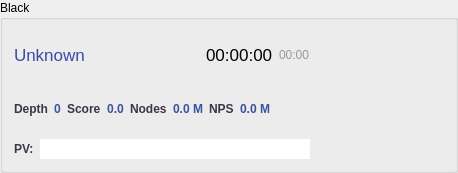
      <widget class="QGroupBox" name="blackGroup">
       <property name="title">
        <string>Black</string>
       </property>
       <layout class="QHBoxLayout" name="horizontalLayout_7">
        <item>
         <layout class="QVBoxLayout" name="verticalLayout_5">
          <item>
           <layout class="QHBoxLayout" name="horizontalLayout_2">
            <item>
             <widget class="QLabel" name="engineLabel_2">
              <property name="palette">
               <palette>
                <active>
                 <colorrole role="WindowText">
                  <brush brushstyle="SolidPattern">
                   <color alpha="255">
                    <red>58</red>
                    <green>74</green>
                    <blue>166</blue>
                   </color>
                  </brush>
                 </colorrole>
                </active>
                <inactive>
                 <colorrole role="WindowText">
                  <brush brushstyle="SolidPattern">
                   <color alpha="255">
                    <red>58</red>
                    <green>74</green>
                    <blue>166</blue>
                   </color>
                  </brush>
                 </colorrole>
                </inactive>
                <disabled>
                 <colorrole role="WindowText">
                  <brush brushstyle="SolidPattern">
                   <color alpha="255">
                    <red>120</red>
                    <green>120</green>
                    <blue>120</blue>
                   </color>
                  </brush>
                 </colorrole>
                </disabled>
               </palette>
              </property>
              <property name="font">
               <font>
                <pointsize>13</pointsize>
               </font>
              </property>
              <property name="text">
               <string>Unknown</string>
              </property>
             </widget>
            </item>
            <item>
             <spacer name="horizontalSpacer_2">
              <property name="orientation">
               <enum>Qt::Horizontal</enum>
              </property>
              <property name="sizeHint" stdset="0">
               <size>
                <width>40</width>
                <height>20</height>
               </size>
              </property>
             </spacer>
            </item>
            <item>
             <widget class="QLabel" name="remainingLabel_2">
              <property name="font">
               <font>
                <pointsize>13</pointsize>
               </font>
              </property>
              <property name="text">
               <string>00:00:00</string>
              </property>
             </widget>
            </item>
            <item>
             <widget class="QLabel" name="actualLabel_2">
              <property name="palette">
               <palette>
                <active>
                 <colorrole role="WindowText">
                  <brush brushstyle="SolidPattern">
                   <color alpha="255">
                    <red>153</red>
                    <green>153</green>
                    <blue>153</blue>
                   </color>
                  </brush>
                 </colorrole>
                </active>
                <inactive>
                 <colorrole role="WindowText">
                  <brush brushstyle="SolidPattern">
                   <color alpha="255">
                    <red>153</red>
                    <green>153</green>
                    <blue>153</blue>
                   </color>
                  </brush>
                 </colorrole>
                </inactive>
                <disabled>
                 <colorrole role="WindowText">
                  <brush brushstyle="SolidPattern">
                   <color alpha="255">
                    <red>120</red>
                    <green>120</green>
                    <blue>120</blue>
                   </color>
                  </brush>
                 </colorrole>
                </disabled>
               </palette>
              </property>
              <property name="text">
               <string>00:00</string>
              </property>
             </widget>
            </item>
           </layout>
          </item>
          <item>
           <layout class="QGridLayout" name="gridLayout_2">
            <item row="1" column="3">
             <widget class="QLabel" name="scoreLabel2">
              <property name="palette">
               <palette>
                <active>
                 <colorrole role="WindowText">
                  <brush brushstyle="SolidPattern">
                   <color alpha="255">
                    <red>59</red>
                    <green>82</green>
                    <blue>157</blue>
                   </color>
                  </brush>
                 </colorrole>
                </active>
                <inactive>
                 <colorrole role="WindowText">
                  <brush brushstyle="SolidPattern">
                   <color alpha="255">
                    <red>59</red>
                    <green>82</green>
                    <blue>157</blue>
                   </color>
                  </brush>
                 </colorrole>
                </inactive>
                <disabled>
                 <colorrole role="WindowText">
                  <brush brushstyle="SolidPattern">
                   <color alpha="255">
                    <red>120</red>
                    <green>120</green>
                    <blue>120</blue>
                   </color>
                  </brush>
                 </colorrole>
                </disabled>
               </palette>
              </property>
              <property name="font">
               <font>
                <pointsize>9</pointsize>
                <weight>75</weight>
                <bold>true</bold>
               </font>
              </property>
              <property name="text">
               <string>0.0</string>
              </property>
              <property name="alignment">
               <set>Qt::AlignCenter</set>
              </property>
             </widget>
            </item>
            <item row="1" column="7">
             <widget class="QLabel" name="npsLabel2">
              <property name="palette">
               <palette>
                <active>
                 <colorrole role="WindowText">
                  <brush brushstyle="SolidPattern">
                   <color alpha="255">
                    <red>59</red>
                    <green>82</green>
                    <blue>157</blue>
                   </color>
                  </brush>
                 </colorrole>
                </active>
                <inactive>
                 <colorrole role="WindowText">
                  <brush brushstyle="SolidPattern">
                   <color alpha="255">
                    <red>59</red>
                    <green>82</green>
                    <blue>157</blue>
                   </color>
                  </brush>
                 </colorrole>
                </inactive>
                <disabled>
                 <colorrole role="WindowText">
                  <brush brushstyle="SolidPattern">
                   <color alpha="255">
                    <red>120</red>
                    <green>120</green>
                    <blue>120</blue>
                   </color>
                  </brush>
                 </colorrole>
                </disabled>
               </palette>
              </property>
              <property name="font">
               <font>
                <pointsize>9</pointsize>
                <weight>75</weight>
                <bold>true</bold>
               </font>
              </property>
              <property name="text">
               <string>0.0 M</string>
              </property>
              <property name="alignment">
               <set>Qt::AlignCenter</set>
              </property>
             </widget>
            </item>
            <item row="1" column="5">
             <widget class="QLabel" name="nodesLabel2">
              <property name="palette">
               <palette>
                <active>
                 <colorrole role="WindowText">
                  <brush brushstyle="SolidPattern">
                   <color alpha="255">
                    <red>59</red>
                    <green>82</green>
                    <blue>157</blue>
                   </color>
                  </brush>
                 </colorrole>
                </active>
                <inactive>
                 <colorrole role="WindowText">
                  <brush brushstyle="SolidPattern">
                   <color alpha="255">
                    <red>59</red>
                    <green>82</green>
                    <blue>157</blue>
                   </color>
                  </brush>
                 </colorrole>
                </inactive>
                <disabled>
                 <colorrole role="WindowText">
                  <brush brushstyle="SolidPattern">
                   <color alpha="255">
                    <red>120</red>
                    <green>120</green>
                    <blue>120</blue>
                   </color>
                  </brush>
                 </colorrole>
                </disabled>
               </palette>
              </property>
              <property name="font">
               <font>
                <pointsize>9</pointsize>
                <weight>75</weight>
                <bold>true</bold>
               </font>
              </property>
              <property name="text">
               <string>0.0 M</string>
              </property>
              <property name="alignment">
               <set>Qt::AlignCenter</set>
              </property>
             </widget>
            </item>
            <item row="1" column="1">
             <widget class="QLabel" name="depthLabel2">
              <property name="palette">
               <palette>
                <active>
                 <colorrole role="WindowText">
                  <brush brushstyle="SolidPattern">
                   <color alpha="255">
                    <red>59</red>
                    <green>82</green>
                    <blue>157</blue>
                   </color>
                  </brush>
                 </colorrole>
                </active>
                <inactive>
                 <colorrole role="WindowText">
                  <brush brushstyle="SolidPattern">
                   <color alpha="255">
                    <red>59</red>
                    <green>82</green>
                    <blue>157</blue>
                   </color>
                  </brush>
                 </colorrole>
                </inactive>
                <disabled>
                 <colorrole role="WindowText">
                  <brush brushstyle="SolidPattern">
                   <color alpha="255">
                    <red>120</red>
                    <green>120</green>
                    <blue>120</blue>
                   </color>
                  </brush>
                 </colorrole>
                </disabled>
               </palette>
              </property>
              <property name="font">
               <font>
                <pointsize>9</pointsize>
                <weight>75</weight>
                <bold>true</bold>
               </font>
              </property>
              <property name="text">
               <string>0</string>
              </property>
              <property name="alignment">
               <set>Qt::AlignCenter</set>
              </property>
             </widget>
            </item>
            <item row="1" column="0">
             <widget class="QLabel" name="label_6">
              <property name="palette">
               <palette>
                <active>
                 <colorrole role="WindowText">
                  <brush brushstyle="SolidPattern">
                   <color alpha="255">
                    <red>59</red>
                    <green>54</green>
                    <blue>70</blue>
                   </color>
                  </brush>
                 </colorrole>
                </active>
                <inactive>
                 <colorrole role="WindowText">
                  <brush brushstyle="SolidPattern">
                   <color alpha="255">
                    <red>59</red>
                    <green>54</green>
                    <blue>70</blue>
                   </color>
                  </brush>
                 </colorrole>
                </inactive>
                <disabled>
                 <colorrole role="WindowText">
                  <brush brushstyle="SolidPattern">
                   <color alpha="255">
                    <red>120</red>
                    <green>120</green>
                    <blue>120</blue>
                   </color>
                  </brush>
                 </colorrole>
                </disabled>
               </palette>
              </property>
              <property name="font">
               <font>
                <pointsize>9</pointsize>
                <weight>75</weight>
                <bold>true</bold>
               </font>
              </property>
              <property name="text">
               <string>Depth</string>
              </property>
             </widget>
            </item>
            <item row="1" column="6">
             <widget class="QLabel" name="label_8">
              <property name="palette">
               <palette>
                <active>
                 <colorrole role="WindowText">
                  <brush brushstyle="SolidPattern">
                   <color alpha="255">
                    <red>59</red>
                    <green>54</green>
                    <blue>70</blue>
                   </color>
                  </brush>
                 </colorrole>
                </active>
                <inactive>
                 <colorrole role="WindowText">
                  <brush brushstyle="SolidPattern">
                   <color alpha="255">
                    <red>59</red>
                    <green>54</green>
                    <blue>70</blue>
                   </color>
                  </brush>
                 </colorrole>
                </inactive>
                <disabled>
                 <colorrole role="WindowText">
                  <brush brushstyle="SolidPattern">
                   <color alpha="255">
                    <red>120</red>
                    <green>120</green>
                    <blue>120</blue>
                   </color>
                  </brush>
                 </colorrole>
                </disabled>
               </palette>
              </property>
              <property name="font">
               <font>
                <pointsize>9</pointsize>
                <weight>75</weight>
                <bold>true</bold>
               </font>
              </property>
              <property name="text">
               <string>NPS</string>
              </property>
             </widget>
            </item>
            <item row="1" column="2">
             <widget class="QLabel" name="label_7">
              <property name="palette">
               <palette>
                <active>
                 <colorrole role="WindowText">
                  <brush brushstyle="SolidPattern">
                   <color alpha="255">
                    <red>59</red>
                    <green>54</green>
                    <blue>70</blue>
                   </color>
                  </brush>
                 </colorrole>
                </active>
                <inactive>
                 <colorrole role="WindowText">
                  <brush brushstyle="SolidPattern">
                   <color alpha="255">
                    <red>59</red>
                    <green>54</green>
                    <blue>70</blue>
                   </color>
                  </brush>
                 </colorrole>
                </inactive>
                <disabled>
                 <colorrole role="WindowText">
                  <brush brushstyle="SolidPattern">
                   <color alpha="255">
                    <red>120</red>
                    <green>120</green>
                    <blue>120</blue>
                   </color>
                  </brush>
                 </colorrole>
                </disabled>
               </palette>
              </property>
              <property name="font">
               <font>
                <pointsize>9</pointsize>
                <weight>75</weight>
                <bold>true</bold>
               </font>
              </property>
              <property name="text">
               <string>Score</string>
              </property>
             </widget>
            </item>
            <item row="1" column="4">
             <widget class="QLabel" name="label_9">
              <property name="palette">
               <palette>
                <active>
                 <colorrole role="WindowText">
                  <brush brushstyle="SolidPattern">
                   <color alpha="255">
                    <red>59</red>
                    <green>54</green>
                    <blue>70</blue>
                   </color>
                  </brush>
                 </colorrole>
                </active>
                <inactive>
                 <colorrole role="WindowText">
                  <brush brushstyle="SolidPattern">
                   <color alpha="255">
                    <red>59</red>
                    <green>54</green>
                    <blue>70</blue>
                   </color>
                  </brush>
                 </colorrole>
                </inactive>
                <disabled>
                 <colorrole role="WindowText">
                  <brush brushstyle="SolidPattern">
                   <color alpha="255">
                    <red>120</red>
                    <green>120</green>
                    <blue>120</blue>
                   </color>
                  </brush>
                 </colorrole>
                </disabled>
               </palette>
              </property>
              <property name="font">
               <font>
                <pointsize>9</pointsize>
                <weight>75</weight>
                <bold>true</bold>
               </font>
              </property>
              <property name="text">
               <string>Nodes</string>
              </property>
             </widget>
            </item>
            <item row="1" column="8">
             <spacer name="horizontalSpacer_4">
              <property name="orientation">
               <enum>Qt::Horizontal</enum>
              </property>
              <property name="sizeHint" stdset="0">
               <size>
                <width>40</width>
                <height>20</height>
               </size>
              </property>
             </spacer>
            </item>
           </layout>
          </item>
          <item>
           <layout class="QHBoxLayout" name="horizontalLayout_4">
            <item>
             <widget class="QLabel" name="label_10">
              <property name="palette">
               <palette>
                <active>
                 <colorrole role="WindowText">
                  <brush brushstyle="SolidPattern">
                   <color alpha="255">
                    <red>59</red>
                    <green>54</green>
                    <blue>70</blue>
                   </color>
                  </brush>
                 </colorrole>
                </active>
                <inactive>
                 <colorrole role="WindowText">
                  <brush brushstyle="SolidPattern">
                   <color alpha="255">
                    <red>59</red>
                    <green>54</green>
                    <blue>70</blue>
                   </color>
                  </brush>
                 </colorrole>
                </inactive>
                <disabled>
                 <colorrole role="WindowText">
                  <brush brushstyle="SolidPattern">
                   <color alpha="255">
                    <red>120</red>
                    <green>120</green>
                    <blue>120</blue>
                   </color>
                  </brush>
                 </colorrole>
                </disabled>
               </palette>
              </property>
              <property name="font">
               <font>
                <pointsize>9</pointsize>
                <weight>75</weight>
                <bold>true</bold>
               </font>
              </property>
              <property name="text">
               <string>PV:</string>
              </property>
             </widget>
            </item>
            <item>
             <widget class="QLineEdit" name="pvEdit_2">
              <property name="text">
               <string notr="true"/>
              </property>
              <property name="frame">
               <bool>false</bool>
              </property>
              <property name="readOnly">
               <bool>true</bool>
              </property>
             </widget>
            </item>
           </layout>
          </item>
         </layout>
        </item>
        <item>
         <widget class="QWidget" name="boardWidget2" native="true">
          <property name="minimumSize">
           <size>
            <width>128</width>
            <height>128</height>
           </size>
          </property>
          <property name="maximumSize">
           <size>
            <width>128</width>
            <height>128</height>
           </size>
          </property>
         </widget>
        </item>
       </layout>
      </widget>
